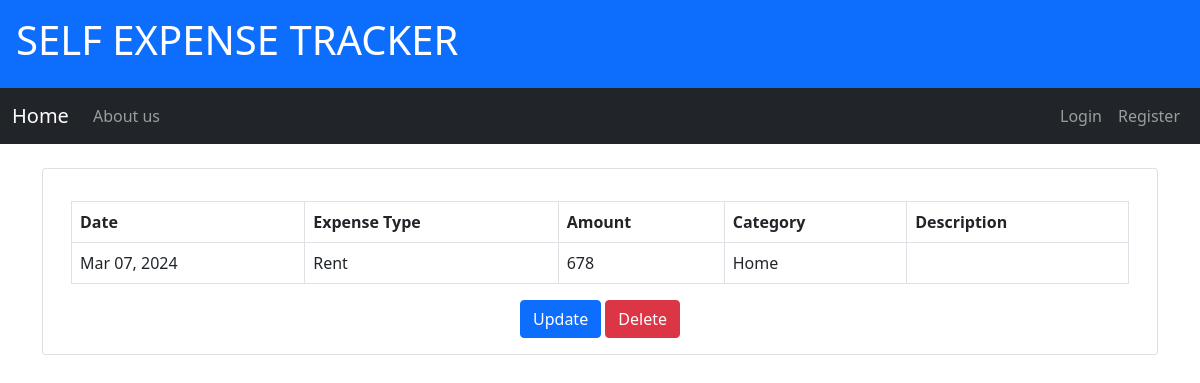
The app's page /expense/20/ with its own data.
### finance/models.py (models this page shows, shortened)
class Expense(models.Model):
    CATEGORY_CHOICES = [
        ('Food', 'Food'),
        ('Clothing', 'Clothing'),
        ('Transportation', 'Transportation'),
        ('Home', 'Home'),
        ('Bills', 'Bills '),
        ('Entertainment', 'Entertainment'),
        ('Household_goods', 'Household Goods'),
        ('personnel_needs', 'Personnel Needs'),
        ('Education', 'Education'),
        ('Sports', 'Sports'),
        ('Others', 'Others'),
    ]
    user = models.ForeignKey(User, on_delete=models.CASCADE)
    expense_type = models.CharField(max_length=25)
    category = models.CharField(max_length=25, choices=CATEGORY_CHOICES)
    date = models.DateTimeField(default=timezone.now)
    amount = models.IntegerField()
    description = models.TextField(blank=True)

### finance/views.py (the view)
# urls.py: path('expense/<int:pk>/', ExpenseDetailView.as_view(), name='expense-detail'),
class ExpenseDetailView(DetailView):
    model = Expense

### finance/templates/finance/expense_detail.html
{% extends "finance/base.html" %}
{% block content %}
<div class="container mt-3">
    <table class="table table-bordered">
        <thead>
            <tr>
                <th>Date</th>
                <th>Expense Type</th>
                <th>Amount</th>
                <th>Category</th>
                <th>Description</th>
            </tr>
        </thead>
        <tbody>
            <tr>
                <td>{{ object.date|date:"M d, Y" }}</td>
                <td>{{ object.expense_type }}</td>
                <td>{{ object.amount }}</td>
                <td>{{ object.category }}</td>
                <td>{{ object.description }}</td>
            </tr>
        </tbody>
    </table>
    <div class="text-center">
        <a href="{% url 'expense-update' object.id %}" class="btn btn-primary">Update</a>
        <a href="{% url 'expense-delete' object.id %}" class="btn btn-danger">Delete</a>
    </div>
</div>
{% endblock %}

### records on screen
Expense: date "Mar 07, 2024", expense_type "Rent", amount "678", category "Home"
